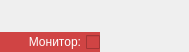
<?xml version="1.0" encoding="UTF-8"?>
<ui version="4.0">
 <class>BaseDevice</class>
 <widget class="QFrame" name="BaseDevice">
  <property name="geometry">
   <rect>
    <x>0</x>
    <y>0</y>
    <width>189</width>
    <height>52</height>
   </rect>
  </property>
  <property name="sizePolicy">
   <sizepolicy hsizetype="Fixed" vsizetype="Fixed">
    <horstretch>0</horstretch>
    <verstretch>0</verstretch>
   </sizepolicy>
  </property>
  <property name="windowTitle">
   <string>Form</string>
  </property>
  <layout class="QGridLayout" name="gridLayout" rowstretch="4,1" columnstretch="1,1">
   <property name="leftMargin">
    <number>0</number>
   </property>
   <property name="topMargin">
    <number>0</number>
   </property>
   <property name="rightMargin">
    <number>0</number>
   </property>
   <property name="bottomMargin">
    <number>0</number>
   </property>
   <property name="spacing">
    <number>0</number>
   </property>
   <item row="0" column="0">
    <widget class="QLabel" name="name">
     <property name="minimumSize">
      <size>
       <width>100</width>
       <height>0</height>
      </size>
     </property>
     <property name="font">
      <font>
       <weight>75</weight>
       <bold>true</bold>
      </font>
     </property>
     <property name="styleSheet">
      <string notr="true">color: rgb(255, 255, 255);</string>
     </property>
     <property name="text">
      <string/>
     </property>
     <property name="alignment">
      <set>Qt::AlignCenter</set>
     </property>
    </widget>
   </item>
   <item row="0" column="1">
    <widget class="QLabel" name="picture">
     <property name="text">
      <string/>
     </property>
     <property name="pixmap">
      <pixmap resource="tgca.qrc">:/pictogram/hardware_8356.png</pixmap>
     </property>
     <property name="scaledContents">
      <bool>true</bool>
     </property>
     <property name="alignment">
      <set>Qt::AlignRight|Qt::AlignTrailing|Qt::AlignVCenter</set>
     </property>
    </widget>
   </item>
   <item row="1" column="0">
    <widget class="QCheckBox" name="monitor">
     <property name="enabled">
      <bool>true</bool>
     </property>
     <property name="layoutDirection">
      <enum>Qt::RightToLeft</enum>
     </property>
     <property name="styleSheet">
      <string notr="true">color: rgb(255, 255, 255);
font: italic 8pt &quot;Nimbus Sans&quot;;
background-color: rgb(208, 68, 68);</string>
     </property>
     <property name="text">
      <string>Монитор:</string>
     </property>
    </widget>
   </item>
   <item row="1" column="1">
    <spacer name="horizontalSpacer">
     <property name="orientation">
      <enum>Qt::Horizontal</enum>
     </property>
     <property name="sizeHint" stdset="0">
      <size>
       <width>40</width>
       <height>20</height>
      </size>
     </property>
    </spacer>
   </item>
  </layout>
 </widget>
 <resources>
  <include location="tgca.qrc"/>
 </resources>
 <connections/>
</ui>
